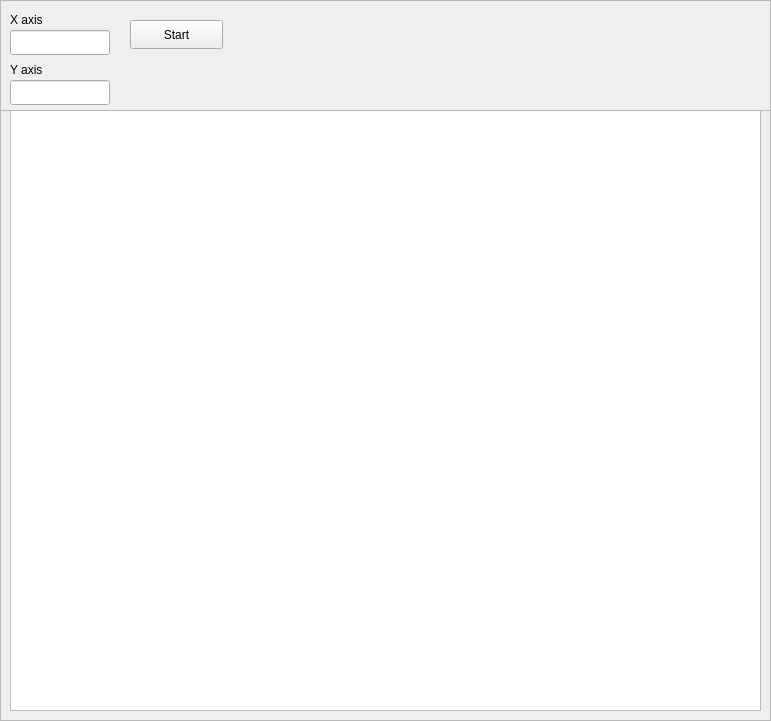
    <widget class="QFrame" name="tableFrame">
     <property name="geometry">
      <rect>
       <x>1560</x>
       <y>0</y>
       <width>771</width>
       <height>721</height>
      </rect>
     </property>
     <property name="frameShape">
      <enum>QFrame::StyledPanel</enum>
     </property>
     <property name="frameShadow">
      <enum>QFrame::Raised</enum>
     </property>
     <widget class="QFrame" name="table_control_fram">
      <property name="geometry">
       <rect>
        <x>0</x>
        <y>0</y>
        <width>851</width>
        <height>111</height>
       </rect>
      </property>
      <property name="frameShape">
       <enum>QFrame::StyledPanel</enum>
      </property>
      <property name="frameShadow">
       <enum>QFrame::Raised</enum>
      </property>
      <widget class="QLabel" name="xAxisLabel_table">
       <property name="geometry">
        <rect>
         <x>10</x>
         <y>10</y>
         <width>63</width>
         <height>20</height>
        </rect>
       </property>
       <property name="text">
        <string>X axis</string>
       </property>
      </widget>
      <widget class="QLabel" name="yAxisLabel_2">
       <property name="geometry">
        <rect>
         <x>10</x>
         <y>60</y>
         <width>63</width>
         <height>20</height>
        </rect>
       </property>
       <property name="text">
        <string>Y axis</string>
       </property>
      </widget>
      <widget class="QLineEdit" name="yAxisInput_table">
       <property name="geometry">
        <rect>
         <x>10</x>
         <y>80</y>
         <width>100</width>
         <height>25</height>
        </rect>
       </property>
       <property name="text">
        <string/>
       </property>
      </widget>
      <widget class="QLineEdit" name="xAxisInput_table">
       <property name="geometry">
        <rect>
         <x>10</x>
         <y>30</y>
         <width>100</width>
         <height>25</height>
        </rect>
       </property>
       <property name="text">
        <string/>
       </property>
      </widget>
      <widget class="QPushButton" name="tableRunButton">
       <property name="geometry">
        <rect>
         <x>130</x>
         <y>20</y>
         <width>93</width>
         <height>29</height>
        </rect>
       </property>
       <property name="text">
        <string>Start</string>
       </property>
      </widget>
     </widget>
     <widget class="QTableView" name="tableView">
      <property name="geometry">
       <rect>
        <x>10</x>
        <y>110</y>
        <width>751</width>
        <height>601</height>
       </rect>
      </property>
     </widget>
    </widget>
